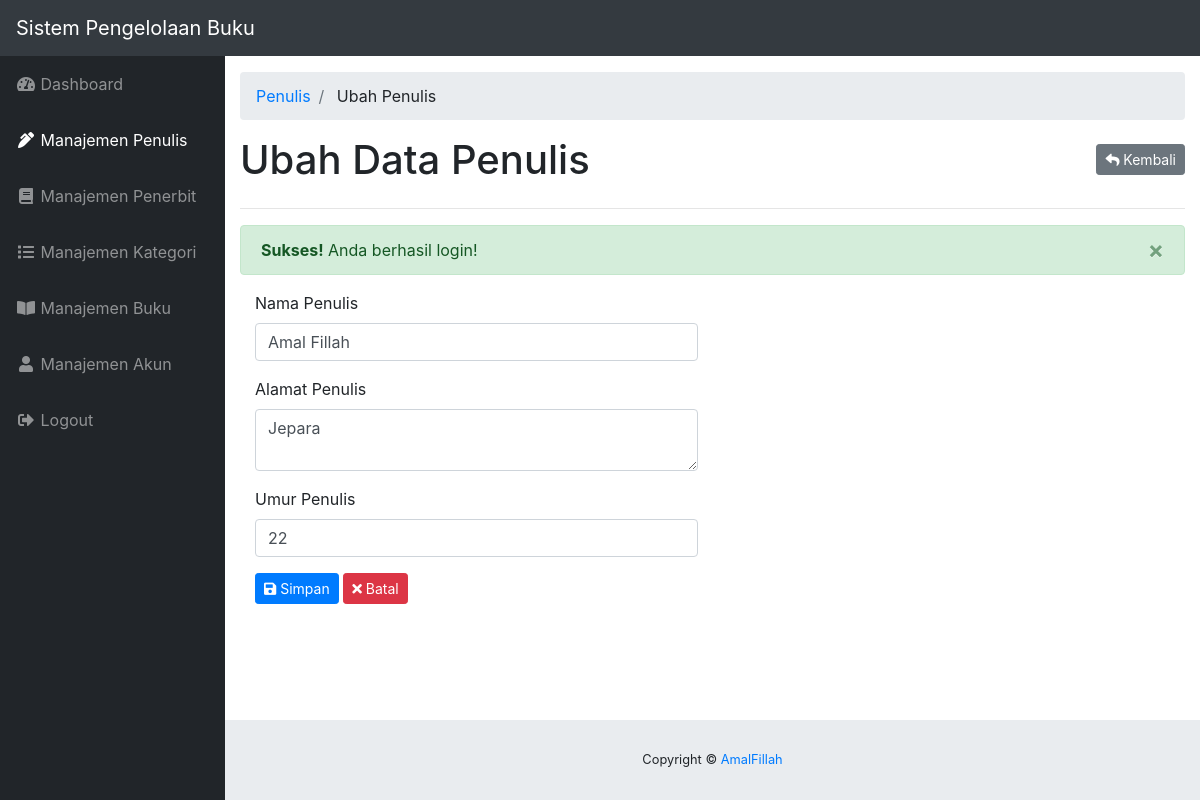
The app's page /penulis/ubah.php?id=4 (signed in) with its own data.
### tables this page shows
CREATE TABLE `tbl_penulis` (
  `id` int(11) NOT NULL,
  `nama` varchar(100) DEFAULT NULL,
  `alamat` varchar(255) DEFAULT NULL,
  `umur` int(2) DEFAULT NULL
);

### init/functions.php (called while the page is built, shortened)
<?php
function base_url($path = NULL){
	$base_url = 'http://localhost/sistem-buku/';
	if($path == NULL) return $base_url;
	else return $base_url . $path;
}
function title($title = NULL){
	$app_title = "Sistem Pengelolaan Buku";
	if($title == NULL) return $app_title;
	else return $app_title . ' - ' . $title;
}
function check_flash_message($tipe){
	if (isset($_SESSION['flash_message'])) {
		if($_SESSION['flash_message']['tipe'] == $tipe) return TRUE;
		else return FALSE;
	}
}
function get_flash_message(){
	$pesan = $_SESSION['flash_message']['pesan'];
	return $pesan;
}
?>

### penulis/ubah.php (the view, shortened to what this page needs)
<?php
require_once '../init.php';
$id = $_GET['id'];
$query = mysqli_query($koneksi, "SELECT * FROM tbl_penulis WHERE id = $id");
$penulis = mysqli_fetch_assoc($query);
?>
<!DOCTYPE html>
<html lang="en">
<head>
	<link href="<?php echo base_url('dashboard-template/vendor/fontawesome-free/css/all.min.css') ?>" rel="stylesheet" type="text/css">
	<link href="<?php echo base_url('dashboard-template/vendor/datatables/dataTables.bootstrap4.css') ?>" rel="stylesheet">
	<link href="<?php echo base_url('dashboard-template/css/sb-admin.css') ?>" rel="stylesheet">
</head>
<body id="page-top">
	<nav class="navbar navbar-expand navbar-dark bg-dark static-top">
		<a class="navbar-brand mr-1" href="index.html"><?php echo title() ?></a>
	</nav>
	<div id="wrapper">
	<?php require_once '../_sidebar.php'; ?>
	<div id="content-wrapper">
		<div class="container-fluid">
			<ol class="breadcrumb">
				<li class="breadcrumb-item">
					<a href="<?php echo base_url('penulis/index.php') ?>">Penulis</a>
				</li>
				<li class="breadcrumb-item">
					Ubah Penulis
				</li>
			</ol>
		<div class="clearfix">
			<h1 class="float-left">Ubah Data Penulis</h1>
			<a href="<?php echo base_url('penulis/index.php') ?>" class="btn btn-sm btn-secondary float-right mt-2"><i class="fas fa-reply"></i> Kembali</a>
		</div>
		<hr>
		<?php if(check_flash_message('sukses')) : ?>
			<div class="alert alert-success alert-dismissible fade show" role="alert">
				<strong><?php echo ucfirst($_SESSION['flash_message']['tipe']) ?>!</strong> <?php echo get_flash_message() ?>
				<button type="button" class="close" data-dismiss="alert" aria-label="Close">
					<span aria-hidden="true">&times;</span>
				</button>
			</div>
		<?php endif; ?>
		<form action="<?php echo base_url('penulis/proses_ubah.php?id=' . $penulis['id']) ?>" method="POST" class="col-md-6">
			<div class="form-group">
				<label for="nama_penulis">Nama Penulis</label>
				<input type="text" value="<?php echo $penulis['nama'] ?>" name="nama_penulis" id="nama_penulis" placeholder="Masukan Nama Penulis" autocomplete="off" required="required" class="form-control">
			</div>
			<div class="form-group">
				<label for="alamat_penulis">Alamat Penulis</label>
				<textarea name="alamat_penulis"id="alamat_penulis" placeholder="Masukan Alamat Penulis" required="
				required" class="form-control"><?php echo $penulis['alamat'] ?></textarea>
			</div>
			<div class="form-group">
				<label for="umur_penulis">Umur Penulis</label>
				<input type="number" name="umur_penulis" value="<?php echo $penulis['umur'] ?>" id="umur_penulis" placeholder="Masukan Umur Penulis" autocomplete="off" required="required" class="form-control">
			</div>
			<div class="form-group">
				<button type="submit" name="simpan" class="btn btn-sm btn-primary"><i class="fas fa-save"></i> Simpan</button>
				<button type="reset" name="reset" class="btn btn-sm btn-danger" onclick="return confirm('apakah anda yakin?')"><i class="fas fa-times"></i> Batal</button>
			</div>
		</form>
		</div>
		<?php require_once '../_footer.php'; ?>
	</div>
	</div>
</body>
</html>

### records on screen
tbl_penulis: nama_penulis "Amal Fillah", alamat_penulis "Jepara", umur_penulis "22"

### other values on screen
title() "Sistem Pengelolaan Buku"
$_SESSION['flash_message']['tipe'] "Sukses"
get_flash_message() "Anda berhasil login!"
